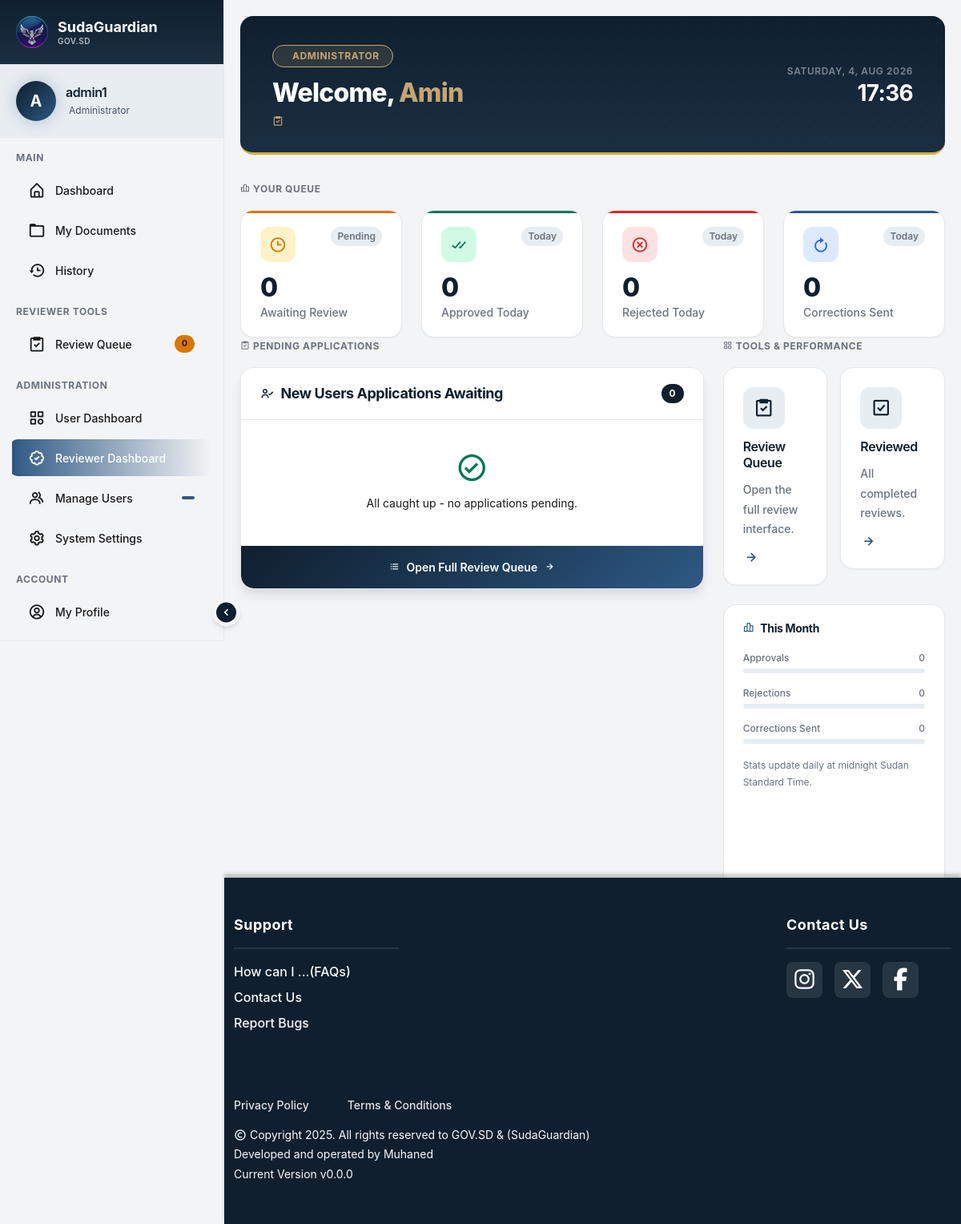
The app's page /reviewer-dashboard (signed in) with its own data.
### tables this page shows
CREATE TABLE users (
    id INTEGER PRIMARY KEY AUTOINCREMENT,
    username TEXT NOT NULL UNIQUE,
    password_hash TEXT,
    national_id_hash TEXT NOT NULL,
    full_name TEXT NOT NULL,
    birthdate TEXT,
    contact_email TEXT NOT NULL UNIQUE,
    contact_phone TEXT NOT NULL UNIQUE,
    verification_status TEXT NOT NULL DEFAULT 'verified',
    verified_at DATETIME NOT NULL,
    national_id_fast TEXT NOT NULL UNIQUE,
    role TEXT CHECK (role IN ('admin', 'user', 'reviewer')) NOT NULL
    , profile_picture TEXT, address TEXT, email_verified INTEGER NOT NULL DEFAULT 1);

### app.py (the view)
@app.route("/reviewer-dashboard")
@login_required
@roles_required("admin", "reviewer")
def reviewer_dashboard():
    pending_users = PendingUser.get_verified_pending_users()
    if pending_users:
        for user in pending_users:
            user["national_id"] = decrypt_national_id(
                user["national_id_ciphertext"])
        return render_template("reviewer_dashboard.html", current_user=current_user, pending_users=pending_users)
    else:
        return render_template("reviewer_dashboard.html")

### templates/reviewer_dashboard.html (shortened to what this page needs)
{% extends "layout.html" %}
{% block content %}
{% block head %}
<link rel="stylesheet" href="{{ url_for('static', filename='css/reviewer_style.css') }}">
{% endblock %}
<div class="dashboard-wrapper">
    <div class="dashboard-header">
        <div class="dashboard-header-inner">
            <div class="dashboard-header-left">
                {% if current_user.role == 'reviewer' %}
                <div class="dashboard-role-badge reviewer">
                    <i class='bx bx-check-circle'></i> Document Reviewer
                </div>
                {% elif current_user.role == 'admin' %}
                <div class="dashboard-role-badge admin">
                        Administrator
                </div>
                {% endif %}
                <h1>Welcome, <span>{{ current_user.full_name.split()[0] }}</span></h1>
                <p class="dashboard-header-sub"><i class='bx bx-task'></i>
                </p>
            </div>
            <div class="dashboard-header-right">
                <div class="dashboard-header-date" id="Date">Loading...</div>
                <div class="dashboard-header-time" id="Clock">--:--</div>
            </div>
        </div>
    </div>
    <p class="dashboard-section-label">
        <i class='bx bx-bar-chart-alt-2'></i> Your Queue
    </p>
    <div class="row g-4 mb-6">
        <div class="col-6 col-md-3">
            <div class="stat-card accent-warn">
                <div class="stat-card-top">
                    <div class="stat-icon warn">
                        <i class='bx bx-time'></i>
                    </div>
                    <span class="stat-trend flat">Pending</span>
                </div>
                <div class="stat-value"> {{ pending_users | length }} </div>
                <div class="stat-label">Awaiting Review</div>
            </div>
        </div>
        <div class="col-6 col-md-3">
            <div class="stat-card accent-green">
                <div class="stat-card-top">
                    <div class="stat-icon green">
                        <i class='bx bx-check-double'></i>
                    </div>
                    <span class="stat-trend flat">Today</span>
                </div>
                <div class="stat-value">0</div>
                <div class="stat-label">Approved Today</div>
            </div>
        </div>
        <div class="col-6 col-md-3">
            <div class="stat-card accent-red">
                <div class="stat-card-top">
                    <div class="stat-icon red">
                        <i class='bx bx-x-circle'></i>
                    </div>
                    <span class="stat-trend flat">Today</span>
                </div>
                <div class="stat-value">0</div>
                <div class="stat-label">Rejected Today</div>
            </div>
        </div>
        <div class="col-6 col-md-3">
            <div class="stat-card accent-blue">
                <div class="stat-card-top">
                    <div class="stat-icon blue">
                        <i class='bx bx-revision'></i>
                    </div>
                    <span class="stat-trend flat">Today</span>
                </div>
                <div class="stat-value">0</div>
                <div class="stat-label">Corrections Sent</div>
            </div>
        </div>
    </div>
    <div class="row g-4">
        <div class="col-lg-8">
            <p class="dashboard-section-label">
                <i class='bx bx-task'></i> Pending Applications
            </p>
            <div class="queue-card">
                <div class="queue-card-header">
                    <h4>
                        <i class='bx bx-user-check'></i>
                        New Users Applications Awaiting
                    </h4>
                    <span class="queue-count-pill {% if pending_users|length > 5 %} urgent {% endif %} ">
                        {{ pending_users|length }}
                    </span>
                </div>
                {% if pending_users %}
                {% for pending_user in pending_users[:6] %}
                <div class="queue-item">
                    <div class="queue-avatar">
                        {{ pending_user.full_name[0] }}
                    </div>
                    <div style="min-width:0; flex: 1">
                        <p class="queue-name"> {{ pending_user.full_name }} </p>
                        <p class="queue-email"> {{ pending_user.contact_email }} </p>
                    </div>
                    <span class="queue-date"> {{ pending_user.submitted_at }} </span>
                </div>
                {% endfor %}
                {% if pending_users|length > 6 %}
                <div
                    style="padding: var(--space-3) var(--space-6); font-size: var(--text-xs); color: var(--text-muted); border-top: 1px solid var(--border-secondary);">
                    +{{ pending_users|length - 6}}
                    more application{{ 's' if pending_users|length -6 != 1}}
                    not shown
                </div>
                {% endif %}
                {% else %}
                <div class="queue-empty">
                    <i class='bx bx-check-circle' style="color:var(--success)"></i>
                    <p>All caught up - no applications pending.</p>
                </div>
                {% endif %}
                <a href="{{ url_for('reviewer_dashboard') }}" class="btn-review-all">
                    <i class='bx bx-list-ul'></i>
                    Open Full Review Queue
                    <i class='bx bx-right-arrow-alt'></i>
                </a>
            </div>
        </div>
        <div class="col-lg-4">
            <p class="dashboard-section-label">
                <i class='bx bx-grid-alt'></i> Tools & Performance
            </p>
            <div class="row g-3 mb-4">
                <div class="col-6">
                    <a href="{{ url_for('review_queue') }}" class="action-card">
                        <div class="action-card-icon"><i class='bx bx-task'></i></div>
                        <h5>Review Queue</h5>
                        <p>Open the full review interface.</p>
                        <i class='bx bx-right-arrow-alt action-card-arrow'></i>
                    </a>
                </div>
                <div class="col-6">
                    <a href="{{ url_for('reviewed_documents') }}" class="action-card">
                        <div class="action-card-icon"><i class='bx bx-check-square'></i></div>
                        <h5>Reviewed</h5>
                        <p>All completed reviews.</p>
                        <i class='bx bx-right-arrow-alt action-card-arrow'></i>
                    </a>
                </div>
            </div>
            <div class="perf-card">
                <h4><i class='bx bx-bar-chart-alt-2'></i> This Month</h4>
                <div class="perf-bar-wrap">
                    <div class="perf-bar-label"><span>Approvals</span><span>0</span></div>
                    <div class="perf-bar-track"><div class="perf-bar-fill green" style="width:0%"></div></div>
                </div>
                <div class="perf-bar-wrap">
                    <div class="perf-bar-label"><span>Rejections</span><span>0</span></div>
                    <div class="perf-bar-track"><div class="perf-bar-fill red" style="width:0%"></div></div>
                </div>
                <div class="perf-bar-wrap">
                    <div class="perf-bar-label"><span>Corrections Sent</span><span>0</span></div>
                    <div class="perf-bar-track"><div class="perf-bar-fill gold" style="width:0%"></div></div>
                </div>
                <p style="font-size: var(--text-xs); color: var(--text-muted); margin-top: var(--space-4); margin-bottom: 0;">
                    Stats update daily at midnight Sudan Standard Time.
                </p>
            </div>
        </div>
    </div>
</div>
{% endblock %}

### templates/sidebar.html (shortened to what this page needs)
{% block head %}
<link rel="stylesheet" href="{{ url_for('static', filename='css/sidebar.css') }}">
{% endblock %}
<aside class="offcanvas-lg offcanvas-start sidebar collapsed" id="sidebar">
    <div class="sidebar-header">
        <div class="sidebar-brand">
            <img src="{{ url_for('static', filename='logo.png') }}" alt="SudaGuardian Logo" class="sidebar-logo">
            <div class="sidebar-brand-text">
                <span class="sidebar-name">SudaGuardian</span>
                <span class="sidebar-subtitle">GOV.SD</span>
            </div>
        </div>
    </div>
    <div class="sidebar-user">
        <div class="user-avatar">
            <span>{{ current_user.username[:1].upper() }}</span>
        </div>
        <div class="user-info">
            <h6 class="user-name">{{ current_user.username }}</h6>
            <span class="user-role">
                {% if current_user.role == 'admin' %}
                 Administrator
                {% elif current_user.role == 'reviewer' %}
                <i class='bx bx-check-circle'></i> Document Reviewer
                {% else %}
                <i class='bx bx-user'></i> Citizen
                {% endif %}
            </span>
        </div>
    </div>
    <div class="sidebar-menu">
        <div class="menu-section">
            <span class="menu-section-title">Main</span>
            <a href="/{{ current_user.role }}-dashboard" class="menu-item">
                <i class='bx bx-home-alt'></i>
                <span class="menu-text">Dashboard</span>
            </a>
            <a href="{{ url_for('my_documents') }}" class="menu-item">
                <i class='bx bx-folder'></i>
                <span class="menu-text">My Documents</span>
            </a>
            <a href="{{ url_for('history') }}" class="menu-item">
                <i class='bx bx-history'></i>
                <span class="menu-text">History</span>
            </a>
        </div>
        {% if current_user.role == 'reviewer' or current_user.role == 'admin' %}
        <div class="menu-section">
            <span class="menu-section-title">Reviewer Tools</span>
            <a href="{{ url_for('review_queue') }}" class="menu-item">
                <i class='bx bx-task'></i>
                <span class="menu-text">Review Queue</span>
                <span class="menu-badge badge-warning">{{ pending_users|length }}</span>
            </a>
        </div>
        {% endif %}
        {% if current_user.role == 'admin' %}
        <div class="menu-section">
            <span class="menu-section-title">Administration</span>
            <a href="{{ url_for('user_dashboard') }}" class="menu-item">
                <i class="bx bx-category"></i>
                <span class="menu-text">User Dashboard</span>
            </a>
            <a href="{{ url_for('reviewer_dashboard') }}" class="menu-item">
                <i class="bx bx-badge-check"></i>
                <span class="menu-text">Reviewer Dashboard</span>
            </a>
            <a href="{{ url_for('manage_users') }}" class="menu-item">
                <i class='bx bx-group'></i>
                <span class="menu-text">Manage Users</span>
                <span class="menu-badge">{{ total_users }}</span>
            </a>
            <a href="{{ url_for('system_settings') }}" class="menu-item">
                <i class='bx bx-cog'></i>
                <span class="menu-text">System Settings</span>
            </a>
        </div>
        {% endif %}
        <div class="menu-section">
            <span class="menu-section-title">Account</span>
            <a href="{{ url_for('my_profile') }}" class="menu-item">
                <i class='bx bx-user-circle'></i>
                <span class="menu-text">My Profile</span>
            </a>
            <a href="{{ url_for('help_and_support') }}" class="menu-item">
            </a>
        </div>
    </div>
    <div class="sidebar-footer">
    </div>
</aside>
<button class="sidebar-toggle-btn d-none d-lg-flex" id="sidebarToggle">
    <i class="bx bx-chevron-right" id="toggleIcon"></i>
</button>

### records on screen
users: username "A", username "admin1", full_name "Amin"

### other values on screen
{{ pending_users|length }} "0"
{{ pending_users | length }} "0"
